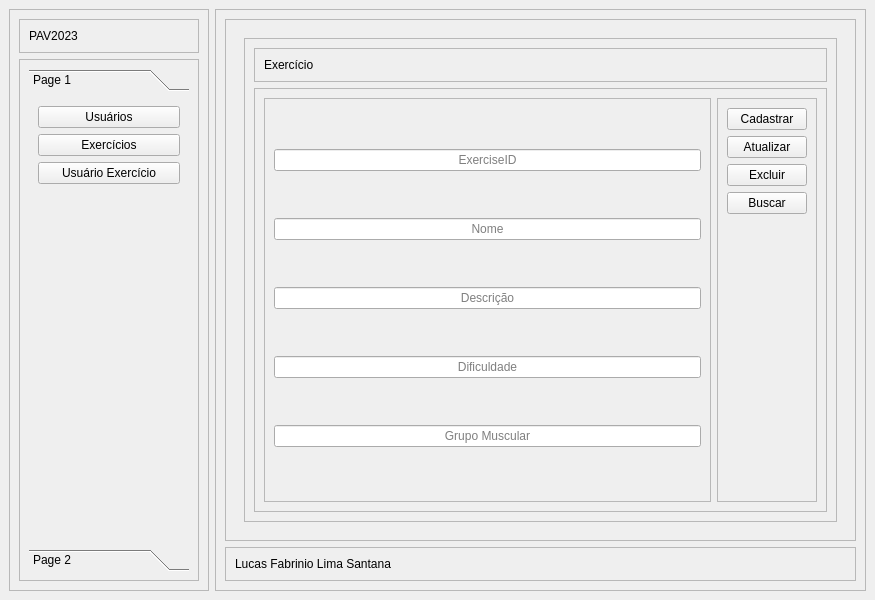
<?xml version="1.0" encoding="UTF-8"?>
<ui version="4.0">
 <class>MainWindow</class>
 <widget class="QMainWindow" name="MainWindow">
  <property name="geometry">
   <rect>
    <x>0</x>
    <y>0</y>
    <width>875</width>
    <height>600</height>
   </rect>
  </property>
  <property name="windowTitle">
   <string>MainWindow</string>
  </property>
  <widget class="QWidget" name="centralwidget">
   <layout class="QHBoxLayout" name="horizontalLayout">
    <item>
     <widget class="QFrame" name="left_container">
      <property name="minimumSize">
       <size>
        <width>0</width>
        <height>0</height>
       </size>
      </property>
      <property name="maximumSize">
       <size>
        <width>200</width>
        <height>16777215</height>
       </size>
      </property>
      <property name="frameShape">
       <enum>QFrame::StyledPanel</enum>
      </property>
      <property name="frameShadow">
       <enum>QFrame::Raised</enum>
      </property>
      <layout class="QVBoxLayout" name="verticalLayout_2">
       <item>
        <widget class="QFrame" name="frame">
         <property name="frameShape">
          <enum>QFrame::StyledPanel</enum>
         </property>
         <property name="frameShadow">
          <enum>QFrame::Raised</enum>
         </property>
         <layout class="QHBoxLayout" name="horizontalLayout_4">
          <item>
           <widget class="QLabel" name="label_3">
            <property name="text">
             <string>PAV2023</string>
            </property>
           </widget>
          </item>
         </layout>
        </widget>
       </item>
       <item>
        <widget class="QFrame" name="frame_2">
         <property name="frameShape">
          <enum>QFrame::StyledPanel</enum>
         </property>
         <property name="frameShadow">
          <enum>QFrame::Raised</enum>
         </property>
         <layout class="QVBoxLayout" name="verticalLayout_3">
          <item>
           <widget class="QToolBox" name="toolBox">
            <property name="currentIndex">
             <number>0</number>
            </property>
            <widget class="QWidget" name="page">
             <property name="geometry">
              <rect>
               <x>0</x>
               <y>0</y>
               <width>160</width>
               <height>425</height>
              </rect>
             </property>
             <attribute name="label">
              <string>Page 1</string>
             </attribute>
             <layout class="QVBoxLayout" name="verticalLayout_4">
              <item>
               <widget class="QPushButton" name="btn_user">
                <property name="cursor">
                 <cursorShape>PointingHandCursor</cursorShape>
                </property>
                <property name="text">
                 <string>Usuários</string>
                </property>
               </widget>
              </item>
              <item>
               <widget class="QPushButton" name="btn_exercise">
                <property name="cursor">
                 <cursorShape>PointingHandCursor</cursorShape>
                </property>
                <property name="text">
                 <string>Exercícios</string>
                </property>
               </widget>
              </item>
              <item>
               <widget class="QPushButton" name="btn_user_exercise">
                <property name="cursor">
                 <cursorShape>PointingHandCursor</cursorShape>
                </property>
                <property name="text">
                 <string>Usuário Exercício</string>
                </property>
               </widget>
              </item>
              <item>
               <spacer name="verticalSpacer">
                <property name="orientation">
                 <enum>Qt::Vertical</enum>
                </property>
                <property name="sizeHint" stdset="0">
                 <size>
                  <width>20</width>
                  <height>40</height>
                 </size>
                </property>
               </spacer>
              </item>
             </layout>
            </widget>
            <widget class="QWidget" name="page_2">
             <property name="geometry">
              <rect>
               <x>0</x>
               <y>0</y>
               <width>160</width>
               <height>425</height>
              </rect>
             </property>
             <attribute name="label">
              <string>Page 2</string>
             </attribute>
             <layout class="QVBoxLayout" name="verticalLayout_5">
              <item>
               <widget class="QTextEdit" name="textEdit">
                <property name="html">
                 <string>&lt;!DOCTYPE HTML PUBLIC &quot;-//W3C//DTD HTML 4.0//EN&quot; &quot;http://www.w3.org/TR/REC-html40/strict.dtd&quot;&gt;
&lt;html&gt;&lt;head&gt;&lt;meta name=&quot;qrichtext&quot; content=&quot;1&quot; /&gt;&lt;meta charset=&quot;utf-8&quot; /&gt;&lt;style type=&quot;text/css&quot;&gt;
p, li { white-space: pre-wrap; }
hr { height: 1px; border-width: 0; }
li.unchecked::marker { content: &quot;\2610&quot;; }
li.checked::marker { content: &quot;\2612&quot;; }
&lt;/style&gt;&lt;/head&gt;&lt;body style=&quot; font-family:'Segoe UI'; font-size:12pt; font-weight:400; font-style:normal;&quot;&gt;
&lt;p style=&quot; margin-top:0px; margin-bottom:0px; margin-left:0px; margin-right:0px; -qt-block-indent:0; text-indent:0px;&quot;&gt;Feito por Lucas Fabrinio com o objetivo de obter a nota na máteria de PAV do professor Douglas.&lt;/p&gt;&lt;/body&gt;&lt;/html&gt;</string>
                </property>
               </widget>
              </item>
             </layout>
            </widget>
           </widget>
          </item>
         </layout>
        </widget>
       </item>
      </layout>
     </widget>
    </item>
    <item>
     <widget class="QFrame" name="main_container">
      <property name="frameShape">
       <enum>QFrame::StyledPanel</enum>
      </property>
      <property name="frameShadow">
       <enum>QFrame::Raised</enum>
      </property>
      <layout class="QVBoxLayout" name="verticalLayout">
       <item>
        <widget class="QFrame" name="main_frame">
         <property name="sizePolicy">
          <sizepolicy hsizetype="Preferred" vsizetype="Expanding">
           <horstretch>0</horstretch>
           <verstretch>0</verstretch>
          </sizepolicy>
         </property>
         <property name="frameShape">
          <enum>QFrame::StyledPanel</enum>
         </property>
         <property name="frameShadow">
          <enum>QFrame::Raised</enum>
         </property>
         <layout class="QVBoxLayout" name="verticalLayout_6">
          <item>
           <widget class="QStackedWidget" name="pages">
            <property name="currentIndex">
             <number>1</number>
            </property>
            <widget class="QWidget" name="pg_user">
             <layout class="QHBoxLayout" name="horizontalLayout_5">
              <item>
               <widget class="QFrame" name="frame_3">
                <property name="frameShape">
                 <enum>QFrame::StyledPanel</enum>
                </property>
                <property name="frameShadow">
                 <enum>QFrame::Raised</enum>
                </property>
                <layout class="QVBoxLayout" name="verticalLayout_7">
                 <item>
                  <widget class="QFrame" name="frame_5">
                   <property name="sizePolicy">
                    <sizepolicy hsizetype="Preferred" vsizetype="Preferred">
                     <horstretch>0</horstretch>
                     <verstretch>0</verstretch>
                    </sizepolicy>
                   </property>
                   <property name="frameShape">
                    <enum>QFrame::StyledPanel</enum>
                   </property>
                   <property name="frameShadow">
                    <enum>QFrame::Raised</enum>
                   </property>
                   <layout class="QVBoxLayout" name="verticalLayout_8">
                    <item>
                     <widget class="QLabel" name="label_5">
                      <property name="text">
                       <string>Usuários</string>
                      </property>
                     </widget>
                    </item>
                   </layout>
                  </widget>
                 </item>
                 <item>
                  <widget class="QFrame" name="frame_4">
                   <property name="sizePolicy">
                    <sizepolicy hsizetype="Preferred" vsizetype="Expanding">
                     <horstretch>0</horstretch>
                     <verstretch>0</verstretch>
                    </sizepolicy>
                   </property>
                   <property name="frameShape">
                    <enum>QFrame::StyledPanel</enum>
                   </property>
                   <property name="frameShadow">
                    <enum>QFrame::Raised</enum>
                   </property>
                   <layout class="QHBoxLayout" name="horizontalLayout_6">
                    <item>
                     <widget class="QFrame" name="lbl_txts_user">
                      <property name="frameShape">
                       <enum>QFrame::StyledPanel</enum>
                      </property>
                      <property name="frameShadow">
                       <enum>QFrame::Raised</enum>
                      </property>
                      <layout class="QGridLayout" name="gridLayout">
                       <item row="0" column="0">
                        <widget class="QLineEdit" name="txt_userid_user">
                         <property name="alignment">
                          <set>Qt::AlignCenter</set>
                         </property>
                         <property name="placeholderText">
                          <string>UserID</string>
                         </property>
                        </widget>
                       </item>
                       <item row="1" column="0">
                        <widget class="QLineEdit" name="txt_name_user">
                         <property name="alignment">
                          <set>Qt::AlignCenter</set>
                         </property>
                         <property name="placeholderText">
                          <string>Nome</string>
                         </property>
                        </widget>
                       </item>
                       <item row="2" column="0">
                        <widget class="QLineEdit" name="txt_age_user">
                         <property name="alignment">
                          <set>Qt::AlignCenter</set>
                         </property>
                         <property name="placeholderText">
                          <string>Idade</string>
                         </property>
                        </widget>
                       </item>
                       <item row="3" column="0">
                        <widget class="QLineEdit" name="txt_gender_user">
                         <property name="alignment">
                          <set>Qt::AlignCenter</set>
                         </property>
                         <property name="placeholderText">
                          <string>Sexo</string>
                         </property>
                        </widget>
                       </item>
                       <item row="4" column="0">
                        <widget class="QLineEdit" name="txt_height_user">
                         <property name="alignment">
                          <set>Qt::AlignCenter</set>
                         </property>
                         <property name="placeholderText">
                          <string>Altura</string>
                         </property>
                        </widget>
                       </item>
                       <item row="5" column="0">
                        <widget class="QLineEdit" name="txt_weight_user">
                         <property name="alignment">
                          <set>Qt::AlignCenter</set>
                         </property>
                         <property name="placeholderText">
                          <string>Peso</string>
                         </property>
                        </widget>
                       </item>
                      </layout>
                     </widget>
                    </item>
                    <item>
                     <widget class="QFrame" name="lbl_buttons_user">
                      <property name="frameShape">
                       <enum>QFrame::StyledPanel</enum>
                      </property>
                      <property name="frameShadow">
                       <enum>QFrame::Raised</enum>
                      </property>
                      <layout class="QVBoxLayout" name="verticalLayout_9">
                       <item>
                        <widget class="QPushButton" name="btn_post_user">
                         <property name="cursor">
                          <cursorShape>PointingHandCursor</cursorShape>
                         </property>
                         <property name="text">
                          <string>Cadastrar</string>
                         </property>
                        </widget>
                       </item>
                       <item>
                        <widget class="QPushButton" name="btn_put_user">
                         <property name="cursor">
                          <cursorShape>PointingHandCursor</cursorShape>
                         </property>
                         <property name="text">
                          <string>Atualizar</string>
                         </property>
                        </widget>
                       </item>
                       <item>
                        <widget class="QPushButton" name="btn_del_user">
                         <property name="cursor">
                          <cursorShape>PointingHandCursor</cursorShape>
                         </property>
                         <property name="text">
                          <string>Excluir</string>
                         </property>
                        </widget>
                       </item>
                       <item>
                        <widget class="QPushButton" name="btn_get_user">
                         <property name="cursor">
                          <cursorShape>PointingHandCursor</cursorShape>
                         </property>
                         <property name="text">
                          <string>Buscar</string>
                         </property>
                        </widget>
                       </item>
                       <item>
                        <spacer name="verticalSpacer_3">
                         <property name="orientation">
                          <enum>Qt::Vertical</enum>
                         </property>
                         <property name="sizeHint" stdset="0">
                          <size>
                           <width>20</width>
                           <height>40</height>
                          </size>
                         </property>
                        </spacer>
                       </item>
                      </layout>
                     </widget>
                    </item>
                   </layout>
                  </widget>
                 </item>
                </layout>
               </widget>
              </item>
             </layout>
            </widget>
            <widget class="QWidget" name="pg_exercise">
             <layout class="QVBoxLayout" name="verticalLayout_10">
              <item>
               <widget class="QFrame" name="frame_8">
                <property name="frameShape">
                 <enum>QFrame::StyledPanel</enum>
                </property>
                <property name="frameShadow">
                 <enum>QFrame::Raised</enum>
                </property>
                <layout class="QVBoxLayout" name="verticalLayout_12">
                 <item>
                  <widget class="QFrame" name="frame_10">
                   <property name="frameShape">
                    <enum>QFrame::StyledPanel</enum>
                   </property>
                   <property name="frameShadow">
                    <enum>QFrame::Raised</enum>
                   </property>
                   <layout class="QVBoxLayout" name="verticalLayout_15">
                    <item>
                     <widget class="QLabel" name="label_6">
                      <property name="text">
                       <string>Exercício</string>
                      </property>
                     </widget>
                    </item>
                   </layout>
                  </widget>
                 </item>
                 <item>
                  <widget class="QFrame" name="frame_9">
                   <property name="sizePolicy">
                    <sizepolicy hsizetype="Preferred" vsizetype="Expanding">
                     <horstretch>0</horstretch>
                     <verstretch>0</verstretch>
                    </sizepolicy>
                   </property>
                   <property name="frameShape">
                    <enum>QFrame::StyledPanel</enum>
                   </property>
                   <property name="frameShadow">
                    <enum>QFrame::Raised</enum>
                   </property>
                   <layout class="QHBoxLayout" name="horizontalLayout_7">
                    <item>
                     <widget class="QFrame" name="lbl_txts_exercise">
                      <property name="frameShape">
                       <enum>QFrame::StyledPanel</enum>
                      </property>
                      <property name="frameShadow">
                       <enum>QFrame::Raised</enum>
                      </property>
                      <layout class="QVBoxLayout" name="verticalLayout_16">
                       <item>
                        <widget class="QLineEdit" name="txt_exercise_id">
                         <property name="alignment">
                          <set>Qt::AlignCenter</set>
                         </property>
                         <property name="placeholderText">
                          <string>ExerciseID</string>
                         </property>
                        </widget>
                       </item>
                       <item>
                        <widget class="QLineEdit" name="txt_name_exercise">
                         <property name="alignment">
                          <set>Qt::AlignCenter</set>
                         </property>
                         <property name="placeholderText">
                          <string>Nome</string>
                         </property>
                        </widget>
                       </item>
                       <item>
                        <widget class="QLineEdit" name="txt_description_exercise">
                         <property name="alignment">
                          <set>Qt::AlignCenter</set>
                         </property>
                         <property name="placeholderText">
                          <string>Descrição</string>
                         </property>
                        </widget>
                       </item>
                       <item>
                        <widget class="QLineEdit" name="txt_dificulty_exercise">
                         <property name="alignment">
                          <set>Qt::AlignCenter</set>
                         </property>
                         <property name="placeholderText">
                          <string>Dificuldade</string>
                         </property>
                        </widget>
                       </item>
                       <item>
                        <widget class="QLineEdit" name="txt_musculargroups_exercise">
                         <property name="alignment">
                          <set>Qt::AlignCenter</set>
                         </property>
                         <property name="placeholderText">
                          <string>Grupo Muscular</string>
                         </property>
                        </widget>
                       </item>
                      </layout>
                     </widget>
                    </item>
                    <item>
                     <widget class="QFrame" name="lbl_buttons_exercise">
                      <property name="frameShape">
                       <enum>QFrame::StyledPanel</enum>
                      </property>
                      <property name="frameShadow">
                       <enum>QFrame::Raised</enum>
                      </property>
                      <layout class="QVBoxLayout" name="verticalLayout_17">
                       <item>
                        <widget class="QPushButton" name="btn_post_exercise">
                         <property name="cursor">
                          <cursorShape>PointingHandCursor</cursorShape>
                         </property>
                         <property name="text">
                          <string>Cadastrar</string>
                         </property>
                        </widget>
                       </item>
                       <item>
                        <widget class="QPushButton" name="btn_put_exercise">
                         <property name="cursor">
                          <cursorShape>PointingHandCursor</cursorShape>
                         </property>
                         <property name="text">
                          <string>Atualizar</string>
                         </property>
                        </widget>
                       </item>
                       <item>
                        <widget class="QPushButton" name="btn_del_exercise">
                         <property name="cursor">
                          <cursorShape>PointingHandCursor</cursorShape>
                         </property>
                         <property name="text">
                          <string>Excluir</string>
                         </property>
                        </widget>
                       </item>
                       <item>
                        <widget class="QPushButton" name="btn_get_exercise">
                         <property name="cursor">
                          <cursorShape>PointingHandCursor</cursorShape>
                         </property>
                         <property name="text">
                          <string>Buscar</string>
                         </property>
                        </widget>
                       </item>
                       <item>
                        <spacer name="verticalSpacer_4">
                         <property name="orientation">
                          <enum>Qt::Vertical</enum>
                         </property>
                         <property name="sizeHint" stdset="0">
                          <size>
                           <width>20</width>
                           <height>40</height>
                          </size>
                         </property>
                        </spacer>
                       </item>
                      </layout>
                     </widget>
                    </item>
                   </layout>
                  </widget>
                 </item>
                </layout>
               </widget>
              </item>
             </layout>
            </widget>
            <widget class="QWidget" name="pg_user_exercise">
             <layout class="QHBoxLayout" name="horizontalLayout_9">
              <item>
               <widget class="QFrame" name="frame_12">
                <property name="frameShape">
                 <enum>QFrame::StyledPanel</enum>
                </property>
                <property name="frameShadow">
                 <enum>QFrame::Raised</enum>
                </property>
                <layout class="QVBoxLayout" name="verticalLayout_11">
                 <item>
                  <widget class="QFrame" name="frame_13">
                   <property name="frameShape">
                    <enum>QFrame::StyledPanel</enum>
                   </property>
                   <property name="frameShadow">
                    <enum>QFrame::Raised</enum>
                   </property>
                   <layout class="QHBoxLayout" name="horizontalLayout_11">
                    <item>
                     <widget class="QLabel" name="label_4">
                      <property name="text">
                       <string>Usuário Exercício</string>
                      </property>
                     </widget>
                    </item>
                   </layout>
                  </widget>
                 </item>
                 <item>
                  <widget class="QFrame" name="frame_14">
                   <property name="sizePolicy">
                    <sizepolicy hsizetype="Preferred" vsizetype="Expanding">
                     <horstretch>0</horstretch>
                     <verstretch>0</verstretch>
                    </sizepolicy>
                   </property>
                   <property name="frameShape">
                    <enum>QFrame::StyledPanel</enum>
                   </property>
                   <property name="frameShadow">
                    <enum>QFrame::Raised</enum>
                   </property>
                   <layout class="QHBoxLayout" name="horizontalLayout_10">
                    <item>
                     <widget class="QFrame" name="lbl_txts_userexercise">
                      <property name="frameShape">
                       <enum>QFrame::StyledPanel</enum>
                      </property>
                      <property name="frameShadow">
                       <enum>QFrame::Raised</enum>
                      </property>
                      <layout class="QVBoxLayout" name="verticalLayout_13">
                       <item>
                        <widget class="QLineEdit" name="txt_userexerciseId">
                         <property name="alignment">
                          <set>Qt::AlignCenter</set>
                         </property>
                         <property name="placeholderText">
                          <string>UserExerciseID</string>
                         </property>
                        </widget>
                       </item>
                       <item>
                        <widget class="QLineEdit" name="txt_iduser_userexercise">
                         <property name="alignment">
                          <set>Qt::AlignCenter</set>
                         </property>
                         <property name="placeholderText">
                          <string>IdUser</string>
                         </property>
                        </widget>
                       </item>
                       <item>
                        <widget class="QLineEdit" name="txt_idexercise_userexercise">
                         <property name="alignment">
                          <set>Qt::AlignCenter</set>
                         </property>
                         <property name="placeholderText">
                          <string>IdExercise</string>
                         </property>
                        </widget>
                       </item>
                       <item>
                        <widget class="QLineEdit" name="txt_date_userexercise">
                         <property name="alignment">
                          <set>Qt::AlignCenter</set>
                         </property>
                         <property name="placeholderText">
                          <string>Data</string>
                         </property>
                        </widget>
                       </item>
                       <item>
                        <widget class="QLineEdit" name="txt_duration_userexercise">
                         <property name="alignment">
                          <set>Qt::AlignCenter</set>
                         </property>
                         <property name="placeholderText">
                          <string>Duração</string>
                         </property>
                        </widget>
                       </item>
                       <item>
                        <widget class="QLineEdit" name="txt_weight_userexercise">
                         <property name="alignment">
                          <set>Qt::AlignCenter</set>
                         </property>
                         <property name="placeholderText">
                          <string>Peso</string>
                         </property>
                        </widget>
                       </item>
                       <item>
                        <widget class="QLineEdit" name="txt_repetitions_userexercise">
                         <property name="alignment">
                          <set>Qt::AlignCenter</set>
                         </property>
                         <property name="placeholderText">
                          <string>Repetições</string>
                         </property>
                        </widget>
                       </item>
                      </layout>
                     </widget>
                    </item>
                    <item>
                     <widget class="QFrame" name="lbl_buttons_userexercise">
                      <property name="frameShape">
                       <enum>QFrame::StyledPanel</enum>
                      </property>
                      <property name="frameShadow">
                       <enum>QFrame::Raised</enum>
                      </property>
                      <layout class="QVBoxLayout" name="verticalLayout_14">
                       <item>
                        <widget class="QPushButton" name="btn_post_userexercise">
                         <property name="cursor">
                          <cursorShape>PointingHandCursor</cursorShape>
                         </property>
                         <property name="text">
                          <string>Cadastrar</string>
                         </property>
                        </widget>
                       </item>
                       <item>
                        <widget class="QPushButton" name="btn_put_userexercise">
                         <property name="cursor">
                          <cursorShape>PointingHandCursor</cursorShape>
                         </property>
                         <property name="text">
                          <string>Atualizar</string>
                         </property>
                        </widget>
                       </item>
                       <item>
                        <widget class="QPushButton" name="btn_del_userexercise">
                         <property name="cursor">
                          <cursorShape>PointingHandCursor</cursorShape>
                         </property>
                         <property name="text">
                          <string>Excluir</string>
                         </property>
                        </widget>
                       </item>
                       <item>
                        <widget class="QPushButton" name="btn_get_userexercise">
                         <property name="cursor">
                          <cursorShape>PointingHandCursor</cursorShape>
                         </property>
                         <property name="text">
                          <string>Buscar</string>
                         </property>
                        </widget>
                       </item>
                       <item>
                        <spacer name="verticalSpacer_2">
                         <property name="orientation">
                          <enum>Qt::Vertical</enum>
                         </property>
                         <property name="sizeHint" stdset="0">
                          <size>
                           <width>20</width>
                           <height>40</height>
                          </size>
                         </property>
                        </spacer>
                       </item>
                      </layout>
                     </widget>
                    </item>
                   </layout>
                  </widget>
                 </item>
                </layout>
               </widget>
              </item>
             </layout>
            </widget>
           </widget>
          </item>
         </layout>
        </widget>
       </item>
       <item>
        <widget class="QFrame" name="footer_frame">
         <property name="frameShape">
          <enum>QFrame::StyledPanel</enum>
         </property>
         <property name="frameShadow">
          <enum>QFrame::Raised</enum>
         </property>
         <layout class="QHBoxLayout" name="horizontalLayout_3">
          <item>
           <widget class="QLabel" name="label_2">
            <property name="text">
             <string>Lucas Fabrinio Lima Santana</string>
            </property>
           </widget>
          </item>
         </layout>
        </widget>
       </item>
      </layout>
     </widget>
    </item>
   </layout>
  </widget>
 </widget>
 <resources/>
 <connections/>
</ui>
